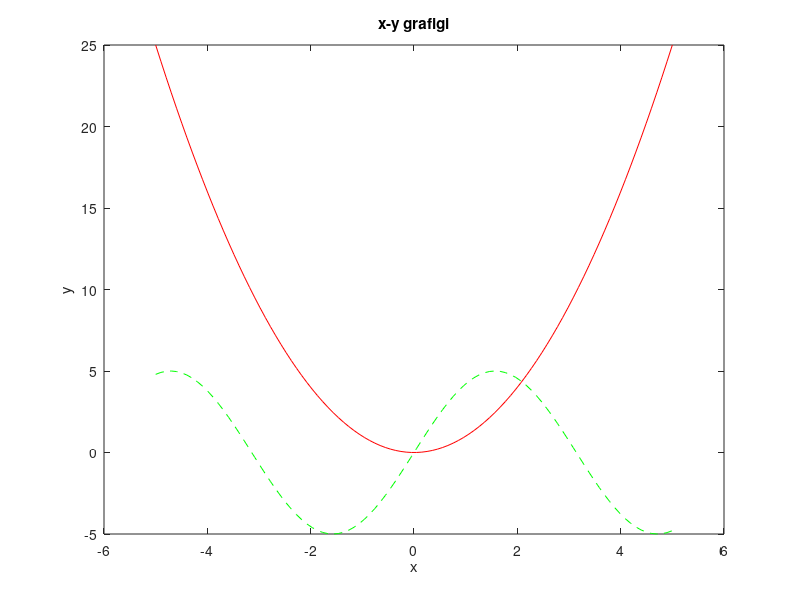

MATLAB code to generate this figure:
clf
x = linspace(-5,5);
y1 = x.^2;
y2 = 5*sin(x);
plot (x,y1,'r-' , x,y2,'g--')
xlabel('x')
ylabel('y')
title('x-y grafigi')

